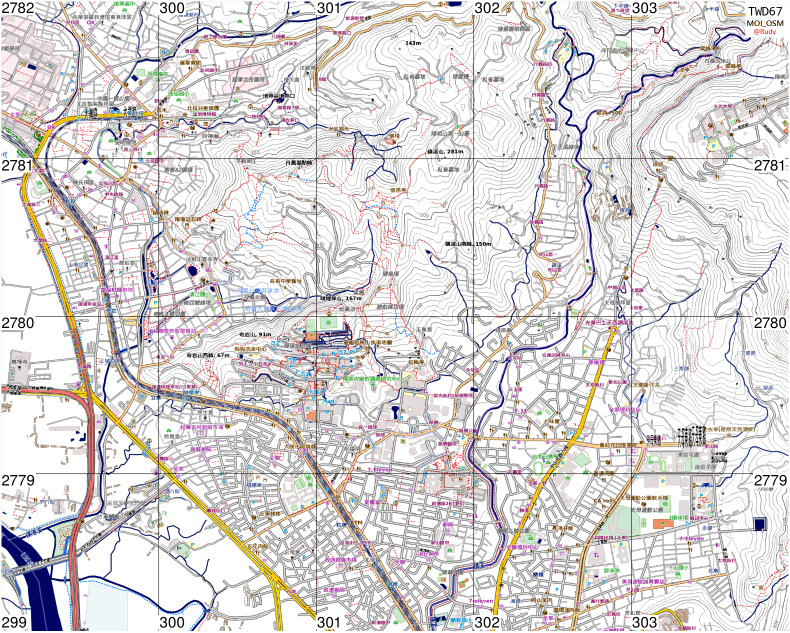
//> input picture osm.png, 1580 x 1265 px (shown at 1/2 size)
$ ./RmTrack   (built with g++ and OpenCV 4)
//> lines starting //> are read from the running program, lines starting //| are printed output that depends on the picture
#include <opencv2/opencv.hpp>

using namespace std;
using namespace cv;


int main()
{
	Mat imgSrc = imread("osm.png");
//> imgSrc is the input picture: 1265 rows x 1580 cols, CV_8UC3; mean B, G, R 215, 215.1, 218.8

	Mat imgDst(imgSrc.size().height, imgSrc.size().width, CV_8UC3);
	Mat imgDstGray(imgSrc.size().height, imgSrc.size().width, CV_8U);
	Mat imgDstGray2(imgSrc.size().height, imgSrc.size().width, CV_8U);;

	if (imgSrc.empty())
	{
		cout << "Load image fail" << endl;
		return -1;
	}

	imshow("winImg", imgSrc);


	int colNumber = imgSrc.cols;
//> colNumber = 1580
	int rowNumber = imgSrc.rows;
//> rowNumber = 1265
	uchar thr = 200;
	uchar diff = 20;

	for (int i = 0; i<rowNumber; i++)
	{
		for (int j = 0; j<colNumber; j++)
		{
			if(
                // Red line
				(	imgSrc.at<Vec3b>(i, j)[2] > thr
					&& imgSrc.at<Vec3b>(i, j)[2]-imgSrc.at<Vec3b>(i, j)[1]>diff
					&& imgSrc.at<Vec3b>(i, j)[2]-imgSrc.at<Vec3b>(i, j)[0]>diff
				)
				||
                // Blue line
				(	imgSrc.at<Vec3b>(i, j)[0] > thr
					&& imgSrc.at<Vec3b>(i, j)[0]-imgSrc.at<Vec3b>(i, j)[1]>diff
					&& imgSrc.at<Vec3b>(i, j)[0]-imgSrc.at<Vec3b>(i, j)[2]>diff
				)
				||
                // Light blue line
				(	imgSrc.at<Vec3b>(i, j)[0] > 235
					&& imgSrc.at<Vec3b>(i, j)[1] > thr
					&& imgSrc.at<Vec3b>(i, j)[2] > thr
				)

					){
					imgDst.at<Vec3b>(i, j)[0] = 255;
					imgDst.at<Vec3b>(i, j)[1] = 255;
					imgDst.at<Vec3b>(i, j)[2] = 255;
			}else{
				imgDst.at<Vec3b>(i, j)[0] = imgSrc.at<Vec3b>(i, j)[0];
				imgDst.at<Vec3b>(i, j)[1] = imgSrc.at<Vec3b>(i, j)[1];
				imgDst.at<Vec3b>(i, j)[2] = imgSrc.at<Vec3b>(i, j)[2];
			}
		}
	}
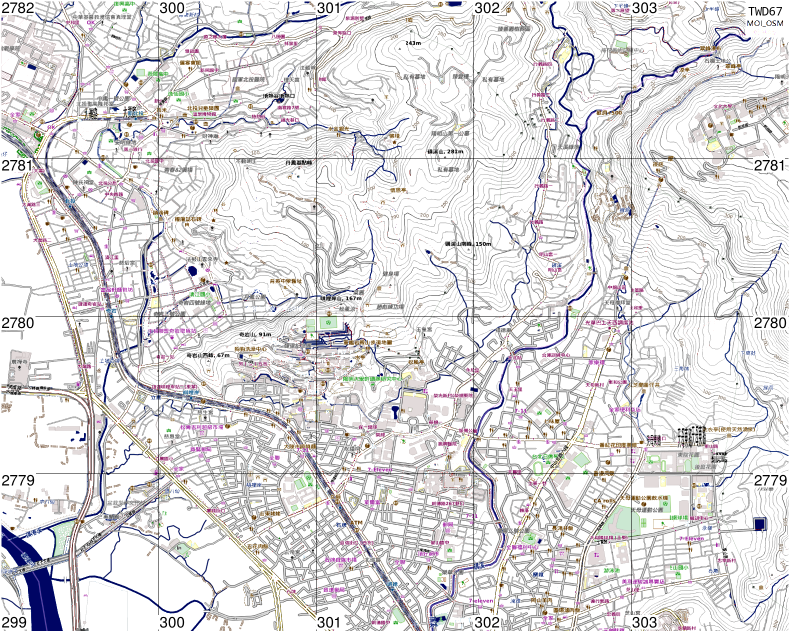
//> imgDst: 1265 rows x 1580 cols, CV_8UC3 (shown at 1/2 size); mean B, G, R 220.8, 219.4, 221.1

	cvtColor(imgDst, imgDstGray, CV_BGR2GRAY);
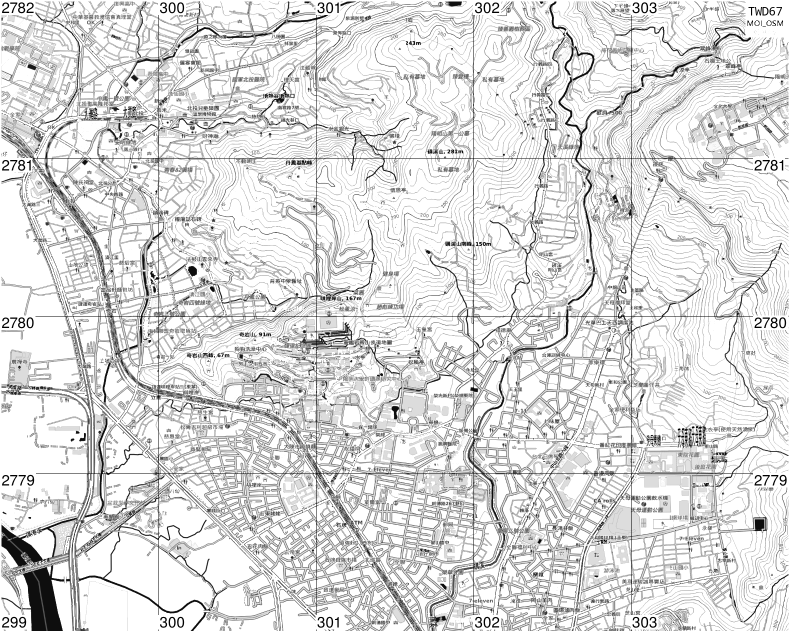
//> imgDstGray: 1265 rows x 1580 cols, CV_8UC1 (shown at 1/2 size); min 0, max 255, mean 220.1

	for (int i = 1; i<rowNumber-1; i++)
	{
		for (int j = 1; j<colNumber-1; j++)
		{
			if(
				imgDstGray.at<uchar>(i-1, j) == 255
				&& imgDstGray.at<uchar>(i+1, j) == 255
				&& imgDstGray.at<uchar>(i, j-1) == 255
				&& imgDstGray.at<uchar>(i, j+1) == 255
			)
				imgDstGray2.at<uchar>(i, j) = 255;
			else
				imgDstGray2.at<uchar>(i, j) = imgDstGray.at<uchar>(i,j);
		}
	}
	imshow("winRmTrack", imgDstGray2);
	imwrite("osm-map.png", imgDstGray2);

	waitKey(0);
	return 0;
}

$ run again, with v3.png copied over osm.png
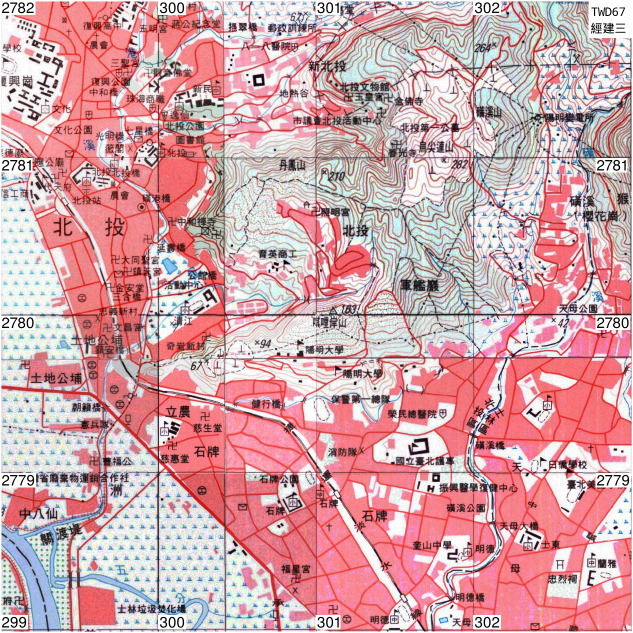
//> input picture v3.png, 1266 x 1266 px (shown at 1/2 size)
//> imgSrc is the input picture: 1266 rows x 1266 cols, CV_8UC3; mean B, G, R 168.3, 163.5, 209.5
//> after the loop `for (int i = 0; i<rowNumber; i++)`:
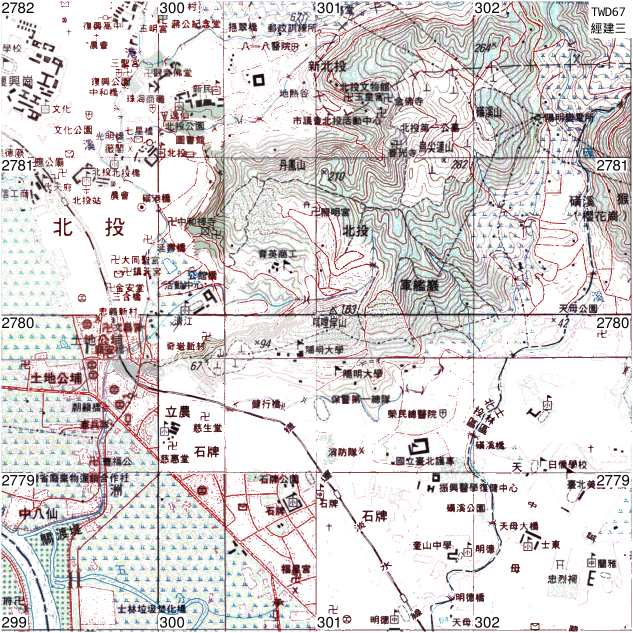
//> imgDst: 1266 rows x 1266 cols, CV_8UC3 (shown at 1/2 size); mean B, G, R 213.6, 213.6, 219.6
//> `cvtColor(imgDst, imgDstGray, CV_BGR2GRAY);`:
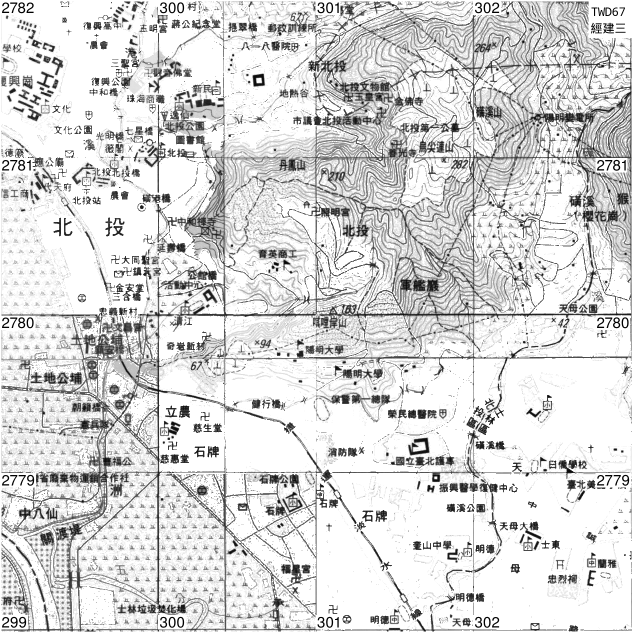
//> imgDstGray: 1266 rows x 1266 cols, CV_8UC1 (shown at 1/2 size); min 0, max 255, mean 215.4
